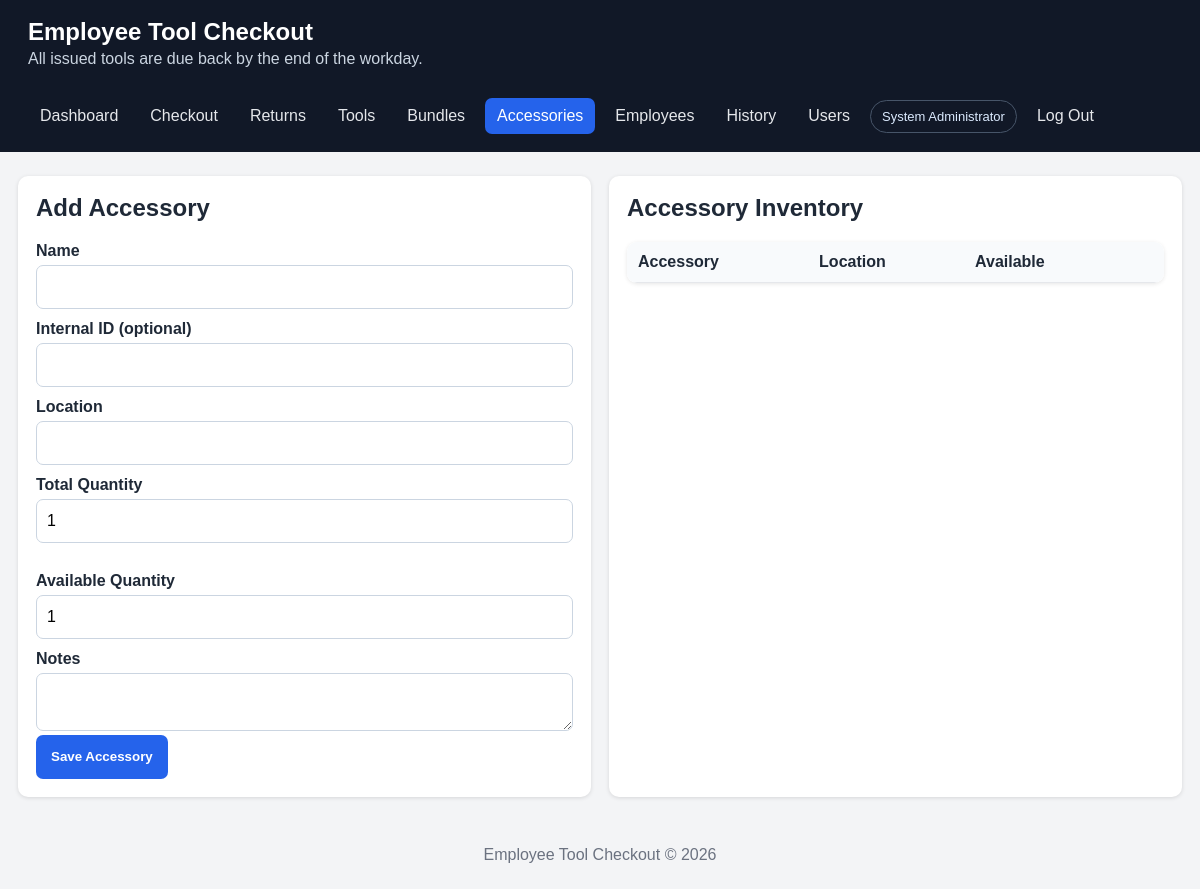
The app's page /accessories.php (signed in), older data.
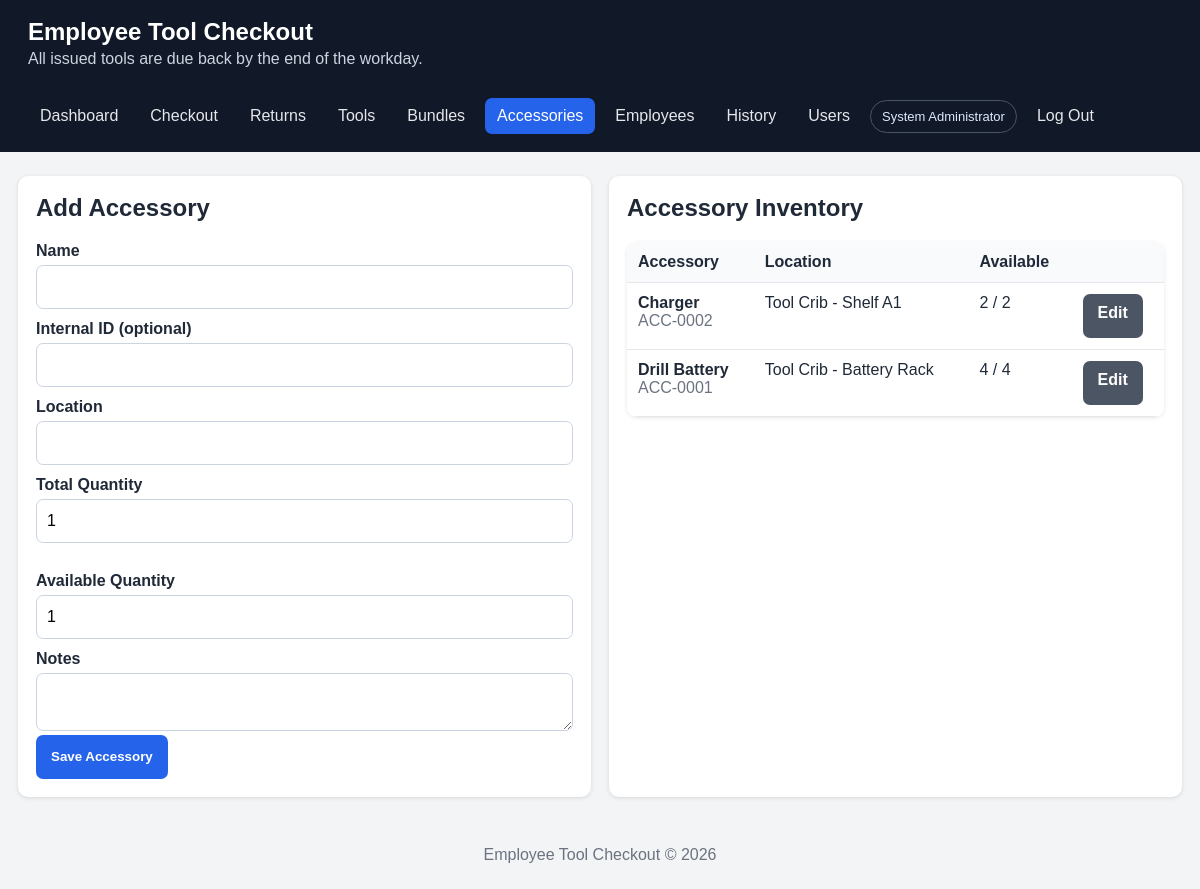
The same page, newer data.
### tables this page shows
CREATE TABLE IF NOT EXISTS accessories (
    id INT UNSIGNED AUTO_INCREMENT PRIMARY KEY,
    accessory_name VARCHAR(160) NOT NULL,
    internal_id VARCHAR(100) NULL,
    tool_location VARCHAR(190) NULL,
    quantity_total INT UNSIGNED NOT NULL DEFAULT 1,
    quantity_available INT UNSIGNED NOT NULL DEFAULT 1,
    active TINYINT(1) NOT NULL DEFAULT 1,
    notes TEXT NULL,
    created_at DATETIME NOT NULL DEFAULT CURRENT_TIMESTAMP,
    UNIQUE KEY uq_accessory_internal (internal_id)
);

### includes/functions.php (called while the page is built, shortened)
<?php
function e(?string $value): string
{
    return htmlspecialchars($value ?? '', ENT_QUOTES, 'UTF-8');
}

### includes/auth.php (called while the page is built, shortened)
<?php
function current_user(): ?array
{
    return isset($_SESSION['user']) && is_array($_SESSION['user']) ? $_SESSION['user'] : null;
}

### accessories.php (the view, shortened to what this page needs)
<?php
require __DIR__.'/includes/header.php';$pdo=db();$id=(int)($_GET['id']??$_POST['id']??0);
$edit=null;if($id){$s=$pdo->prepare('SELECT * FROM accessories WHERE id=?');$s->execute([$id]);$edit=$s->fetch();}$rows=$pdo->query('SELECT * FROM accessories ORDER BY accessory_name')->fetchAll();
?><div class="grid two"><div class="card"><h2><?=$edit?'Edit':'Add'?> Accessory</h2><form method="post"><?php if($edit):?><input type="hidden" name="id" value="<?=$id?>"><?php endif;?><label>Name</label><input name="accessory_name" required value="<?=e($edit['accessory_name']??'')?>"><label>Internal ID (optional)</label><input name="internal_id" value="<?=e($edit['internal_id']??'')?>"><label>Location</label><input name="tool_location" value="<?=e($edit['tool_location']??'')?>"><div class="grid two"><div><label>Total Quantity</label><input type="number" min="0" name="quantity_total" value="<?=e((string)($edit['quantity_total']??1))?>"></div><div><label>Available Quantity</label><input type="number" min="0" name="quantity_available" value="<?=e((string)($edit['quantity_available']??1))?>"></div></div><label>Notes</label><textarea name="notes"><?=e($edit['notes']??'')?></textarea><?php if($edit):?><label><input type="checkbox" name="active" <?=$edit['active']?'checked':''?>> Active</label><?php endif;?><button>Save Accessory</button></form></div><div class="card"><h2>Accessory Inventory</h2><div class="table-wrap"><table><thead><tr><th>Accessory</th><th>Location</th><th>Available</th><th></th></tr></thead><tbody><?php foreach($rows as $r):?><tr><td><strong><?=e($r['accessory_name'])?></strong><br><span class="muted"><?=e($r['internal_id']?:'No internal ID')?></span></td><td><?=e($r['tool_location']?:'—')?></td><td><?=(int)$r['quantity_available']?> / <?=(int)$r['quantity_total']?></td><td><a class="button secondary" href="accessories.php?id=<?=(int)$r['id']?>">Edit</a></td></tr><?php endforeach;?></tbody></table></div></div></div><?php require __DIR__.'/includes/footer.php';?>

### includes/header.php (shortened to what this page needs)
<?php
require_once __DIR__ . '/functions.php';
require_once __DIR__ . '/auth.php';
$current = basename($_SERVER['PHP_SELF']);
?>
<!doctype html>
<html lang="en">
<head>
    <link rel="stylesheet" href="assets/style.css">
</head>
<body>
<header class="topbar">
    <div>
        <h1><?= e(APP_NAME) ?></h1>
        <p>All issued tools are due back by the end of the workday.</p>
    </div>
    <nav>
        <a class="<?= $current === 'index.php' ? 'active' : '' ?>" href="index.php">Dashboard</a>
        <a class="<?= $current === 'checkout.php' ? 'active' : '' ?>" href="checkout.php">Checkout</a>
        <a class="<?= $current === 'returns.php' ? 'active' : '' ?>" href="returns.php">Returns</a>
        <a class="<?= in_array($current,['tools.php','tool_form.php'],true) ? 'active' : '' ?>" href="tools.php">Tools</a>
        <a class="<?= in_array($current,['bundles.php','bundle_form.php'],true) ? 'active' : '' ?>" href="bundles.php">Bundles</a>
        <a class="<?= $current === 'accessories.php' ? 'active' : '' ?>" href="accessories.php">Accessories</a>
        <a class="<?= $current === 'employees.php' ? 'active' : '' ?>" href="employees.php">Employees</a>
        <a class="<?= $current === 'history.php' ? 'active' : '' ?>" href="history.php">History</a>
        <?php if ((current_user()['role'] ?? '') === 'admin'): ?><a class="<?= $current === 'users.php' ? 'active' : '' ?>" href="users.php">Users</a><?php endif; ?>
        <span class="user-chip"><?= e(current_user()['full_name'] ?? '') ?></span>
        <a href="logout.php">Log Out</a>
    </nav>
</header>
<main class="container">

### includes/footer.php (shortened to what this page needs)
</main>
<footer>Employee Tool Checkout &copy; <?= date('Y') ?></footer>
</body>
</html>

### assets/style.css (style rules this page uses)
:root { font-family: Arial, sans-serif; color: #1f2937; background: #f3f4f6; }
* { box-sizing: border-box; }
body { margin: 0; }
.topbar { background: #111827; color: #fff; padding: 18px 28px; display: flex; gap: 30px; align-items: center; justify-content: space-between; flex-wrap: wrap; }
.topbar h1 { margin: 0 0 4px; font-size: 24px; }
.topbar p { margin: 0; color: #cbd5e1; }
nav { display: flex; gap: 8px; flex-wrap: wrap; }
nav a { color: #e5e7eb; text-decoration: none; padding: 9px 12px; border-radius: 7px; }
nav a:hover, nav a.active { background: #2563eb; color: white; }
.container { max-width: 1250px; margin: 24px auto; padding: 0 18px; }
.grid { display: grid; gap: 18px; }
.grid.two { grid-template-columns: repeat(auto-fit, minmax(330px, 1fr)); }
.card { background: white; border-radius: 10px; padding: 18px; box-shadow: 0 1px 4px rgba(0,0,0,.12); }
.card h2, .card h3 { margin-top: 0; }
label { display: block; font-weight: 700; margin: 11px 0 5px; }
input, select, textarea { width: 100%; padding: 10px; border: 1px solid #cbd5e1; border-radius: 7px; font: inherit; }
textarea { min-height: 85px; resize: vertical; }
button, .button { display: inline-block; background: #2563eb; color: white; border: 0; border-radius: 7px; padding: 10px 15px; cursor: pointer; text-decoration: none; font-weight: 700; }
.button.secondary { background: #4b5563; }
table { width: 100%; border-collapse: collapse; background: white; }
th, td { padding: 11px; border-bottom: 1px solid #e5e7eb; text-align: left; vertical-align: top; }
th { background: #f8fafc; }
.table-wrap { overflow-x: auto; border-radius: 10px; box-shadow: 0 1px 4px rgba(0,0,0,.1); }
.muted { color: #6b7280; }
footer { text-align: center; color: #6b7280; padding: 25px; }
.user-chip { align-self: center; padding: 8px 11px; border: 1px solid #475569; border-radius: 999px; color: #dbeafe; font-size: 13px; }
body { padding-bottom: env(safe-area-inset-bottom); }
.topbar { padding-top: max(18px, env(safe-area-inset-top)); }
button, .button, input, select, textarea { min-height: 44px; }

Row changes from the older to the newer data that the page shows:
added accessories: accessory_name "Charger", internal "ACC-0002", tool_location "Tool Crib - Shelf A1", quantity_available "2", quantity_total "2"
added accessories: accessory_name "Drill Battery", internal "ACC-0001", tool_location "Tool Crib - Battery Rack", quantity_available "4", quantity_total "4"
